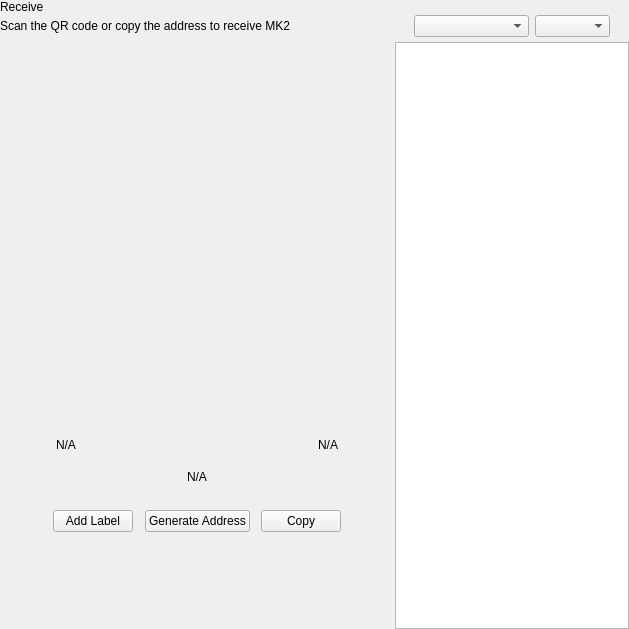
<?xml version="1.0" encoding="UTF-8"?>
<ui version="4.0">
 <class>ReceiveWidget</class>
 <widget class="QWidget" name="ReceiveWidget">
  <property name="geometry">
   <rect>
    <x>0</x>
    <y>0</y>
    <width>629</width>
    <height>629</height>
   </rect>
  </property>
  <property name="minimumSize">
   <size>
    <width>0</width>
    <height>0</height>
   </size>
  </property>
  <property name="windowTitle">
   <string>Form</string>
  </property>
  <layout class="QHBoxLayout" name="horizontalLayout_2" stretch="2,1">
   <property name="spacing">
    <number>0</number>
   </property>
   <property name="leftMargin">
    <number>0</number>
   </property>
   <property name="topMargin">
    <number>0</number>
   </property>
   <property name="rightMargin">
    <number>0</number>
   </property>
   <property name="bottomMargin">
    <number>0</number>
   </property>
   <item>
    <widget class="QWidget" name="left" native="true">
     <layout class="QVBoxLayout" name="verticalLayout_3">
      <property name="leftMargin">
       <number>0</number>
      </property>
      <property name="topMargin">
       <number>0</number>
      </property>
      <property name="rightMargin">
       <number>0</number>
      </property>
      <property name="bottomMargin">
       <number>0</number>
      </property>
      <item>
       <layout class="QVBoxLayout" name="verticalLayout_2">
        <property name="spacing">
         <number>0</number>
        </property>
        <property name="leftMargin">
         <number>0</number>
        </property>
        <item>
         <layout class="QHBoxLayout" name="horizontalLayout_3">
          <property name="spacing">
           <number>0</number>
          </property>
          <item>
           <layout class="QVBoxLayout" name="verticalLayout_4">
            <property name="spacing">
             <number>5</number>
            </property>
            <item>
             <widget class="QLabel" name="labelTitle">
              <property name="text">
               <string>Receive</string>
              </property>
             </widget>
            </item>
            <item alignment="Qt::AlignTop">
             <widget class="QLabel" name="labelSubtitle1">
              <property name="text">
               <string>Scan the QR code or copy the address to receive MK2</string>
              </property>
             </widget>
            </item>
           </layout>
          </item>
          <item>
           <spacer name="horizontalSpacer">
            <property name="orientation">
             <enum>Qt::Horizontal</enum>
            </property>
            <property name="sizeHint" stdset="0">
             <size>
              <width>40</width>
              <height>20</height>
             </size>
            </property>
           </spacer>
          </item>
         </layout>
        </item>
        <item>
         <spacer name="verticalSpacer_2">
          <property name="orientation">
           <enum>Qt::Vertical</enum>
          </property>
          <property name="sizeType">
           <enum>QSizePolicy::Expanding</enum>
          </property>
          <property name="sizeHint" stdset="0">
           <size>
            <width>20</width>
            <height>50</height>
           </size>
          </property>
         </spacer>
        </item>
        <item alignment="Qt::AlignHCenter">
         <widget class="QWidget" name="layoutQR" native="true">
          <property name="maximumSize">
           <size>
            <width>510</width>
            <height>16777215</height>
           </size>
          </property>
          <layout class="QVBoxLayout" name="verticalLayoutQr">
           <item>
            <spacer name="verticalSpacer11">
             <property name="orientation">
              <enum>Qt::Vertical</enum>
             </property>
             <property name="sizeType">
              <enum>QSizePolicy::Fixed</enum>
             </property>
             <property name="sizeHint" stdset="0">
              <size>
               <width>20</width>
               <height>20</height>
              </size>
             </property>
            </spacer>
           </item>
           <item alignment="Qt::AlignHCenter">
            <widget class="QLabel" name="labelQrImg">
             <property name="minimumSize">
              <size>
               <width>260</width>
               <height>260</height>
              </size>
             </property>
             <property name="maximumSize">
              <size>
               <width>260</width>
               <height>260</height>
              </size>
             </property>
             <property name="text">
              <string/>
             </property>
             <property name="alignment">
              <set>Qt::AlignCenter</set>
             </property>
            </widget>
           </item>
           <item>
            <spacer name="verticalSpacer_21">
             <property name="orientation">
              <enum>Qt::Vertical</enum>
             </property>
             <property name="sizeType">
              <enum>QSizePolicy::Fixed</enum>
             </property>
             <property name="sizeHint" stdset="0">
              <size>
               <width>20</width>
               <height>30</height>
              </size>
             </property>
            </spacer>
           </item>
           <item>
            <widget class="QWidget" name="widget" native="true">
             <property name="minimumSize">
              <size>
               <width>0</width>
               <height>0</height>
              </size>
             </property>
             <layout class="QHBoxLayout" name="horizontalLayout_5">
              <item>
               <widget class="QLabel" name="labelLabel">
                <property name="text">
                 <string notr="true">N/A</string>
                </property>
               </widget>
              </item>
              <item>
               <spacer name="horizontalSpacer_2">
                <property name="orientation">
                 <enum>Qt::Horizontal</enum>
                </property>
                <property name="sizeHint" stdset="0">
                 <size>
                  <width>141</width>
                  <height>20</height>
                 </size>
                </property>
               </spacer>
              </item>
              <item>
               <widget class="QLabel" name="labelDate">
                <property name="text">
                 <string notr="true">N/A</string>
                </property>
                <property name="alignment">
                 <set>Qt::AlignRight|Qt::AlignTrailing|Qt::AlignVCenter</set>
                </property>
               </widget>
              </item>
             </layout>
            </widget>
           </item>
           <item>
            <widget class="QLabel" name="labelAddress">
             <property name="sizePolicy">
              <sizepolicy hsizetype="Expanding" vsizetype="Preferred">
               <horstretch>0</horstretch>
               <verstretch>0</verstretch>
              </sizepolicy>
             </property>
             <property name="minimumSize">
              <size>
               <width>300</width>
               <height>0</height>
              </size>
             </property>
             <property name="text">
              <string notr="true">N/A</string>
             </property>
             <property name="alignment">
              <set>Qt::AlignCenter</set>
             </property>
            </widget>
           </item>
           <item>
            <spacer name="verticalSpacer_4">
             <property name="orientation">
              <enum>Qt::Vertical</enum>
             </property>
             <property name="sizeType">
              <enum>QSizePolicy::Fixed</enum>
             </property>
             <property name="sizeHint" stdset="0">
              <size>
               <width>20</width>
               <height>20</height>
              </size>
             </property>
            </spacer>
           </item>
           <item>
            <layout class="QHBoxLayout" name="horizontalLayout_4">
             <item alignment="Qt::AlignHCenter">
              <widget class="QPushButton" name="pushButtonLabel">
               <property name="focusPolicy">
                <enum>Qt::NoFocus</enum>
               </property>
               <property name="text">
                <string>Add Label</string>
               </property>
              </widget>
             </item>
             <item alignment="Qt::AlignHCenter">
              <widget class="QPushButton" name="pushButtonNewAddress">
               <property name="focusPolicy">
                <enum>Qt::NoFocus</enum>
               </property>
               <property name="text">
                <string>Generate Address</string>
               </property>
              </widget>
             </item>
             <item alignment="Qt::AlignHCenter">
              <widget class="QPushButton" name="pushButtonCopy">
               <property name="focusPolicy">
                <enum>Qt::NoFocus</enum>
               </property>
               <property name="text">
                <string>Copy</string>
               </property>
              </widget>
             </item>
            </layout>
           </item>
           <item>
            <spacer name="verticalSpacer_3">
             <property name="orientation">
              <enum>Qt::Vertical</enum>
             </property>
             <property name="sizeType">
              <enum>QSizePolicy::Expanding</enum>
             </property>
             <property name="sizeHint" stdset="0">
              <size>
               <width>20</width>
               <height>20</height>
              </size>
             </property>
            </spacer>
           </item>
          </layout>
         </widget>
        </item>
        <item>
         <spacer name="verticalSpacer">
          <property name="orientation">
           <enum>Qt::Vertical</enum>
          </property>
          <property name="sizeHint" stdset="0">
           <size>
            <width>20</width>
            <height>40</height>
           </size>
          </property>
         </spacer>
        </item>
       </layout>
      </item>
     </layout>
    </widget>
   </item>
   <item>
    <widget class="QWidget" name="right" native="true">
     <layout class="QVBoxLayout" name="verticalLayout_5">
      <property name="spacing">
       <number>0</number>
      </property>
      <property name="leftMargin">
       <number>1</number>
      </property>
      <property name="topMargin">
       <number>0</number>
      </property>
      <property name="rightMargin">
       <number>0</number>
      </property>
      <property name="bottomMargin">
       <number>0</number>
      </property>
      <item>
       <layout class="QVBoxLayout" name="container_right">
        <property name="spacing">
         <number>0</number>
        </property>
        <property name="leftMargin">
         <number>0</number>
        </property>
        <property name="rightMargin">
         <number>0</number>
        </property>
        <item>
         <layout class="QVBoxLayout" name="verticalLayout">
          <property name="spacing">
           <number>6</number>
          </property>
          <property name="leftMargin">
           <number>19</number>
          </property>
          <property name="rightMargin">
           <number>19</number>
          </property>
          <item>
           <widget class="OptionButton" name="btnRequest" native="true"/>
          </item>
          <item>
           <widget class="OptionButton" name="btnMyAddresses" native="true">
            <property name="sizePolicy">
             <sizepolicy hsizetype="Preferred" vsizetype="Minimum">
              <horstretch>0</horstretch>
              <verstretch>0</verstretch>
             </sizepolicy>
            </property>
           </widget>
          </item>
         </layout>
        </item>
        <item>
         <widget class="QWidget" name="sortWidget" native="true">
          <layout class="QHBoxLayout" name="horizontalLayout_6">
           <property name="leftMargin">
            <number>19</number>
           </property>
           <property name="rightMargin">
            <number>19</number>
           </property>
           <property name="bottomMargin">
            <number>5</number>
           </property>
           <item>
            <spacer name="horizontalSpacer_3">
             <property name="orientation">
              <enum>Qt::Horizontal</enum>
             </property>
             <property name="sizeHint" stdset="0">
              <size>
               <width>40</width>
               <height>20</height>
              </size>
             </property>
            </spacer>
           </item>
           <item>
            <widget class="QComboBox" name="comboBoxSort">
             <property name="sizePolicy">
              <sizepolicy hsizetype="Preferred" vsizetype="Fixed">
               <horstretch>0</horstretch>
               <verstretch>0</verstretch>
              </sizepolicy>
             </property>
             <property name="minimumSize">
              <size>
               <width>115</width>
               <height>0</height>
              </size>
             </property>
            </widget>
           </item>
           <item>
            <widget class="QComboBox" name="comboBoxSortOrder">
             <property name="sizePolicy">
              <sizepolicy hsizetype="Preferred" vsizetype="Fixed">
               <horstretch>0</horstretch>
               <verstretch>0</verstretch>
              </sizepolicy>
             </property>
             <property name="minimumSize">
              <size>
               <width>75</width>
               <height>0</height>
              </size>
             </property>
            </widget>
           </item>
          </layout>
         </widget>
        </item>
        <item>
         <widget class="QListView" name="listViewAddress"/>
        </item>
       </layout>
      </item>
     </layout>
    </widget>
   </item>
  </layout>
 </widget>
 <customwidgets>
  <customwidget>
   <class>OptionButton</class>
   <extends>QWidget</extends>
   <header>qt/mk2x/optionbutton.h</header>
   <container>1</container>
  </customwidget>
 </customwidgets>
 <resources/>
 <connections/>
</ui>
